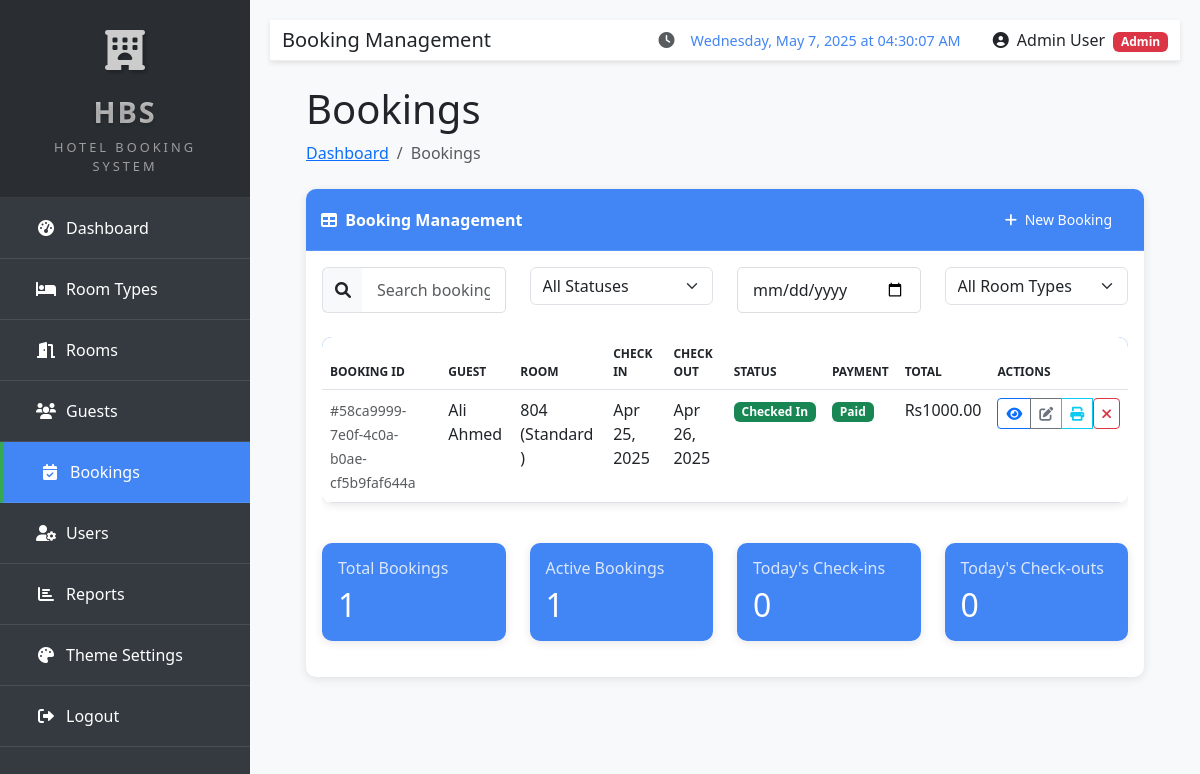
The page /hotel/bookings/ (signed in) on the database as committed earlier.
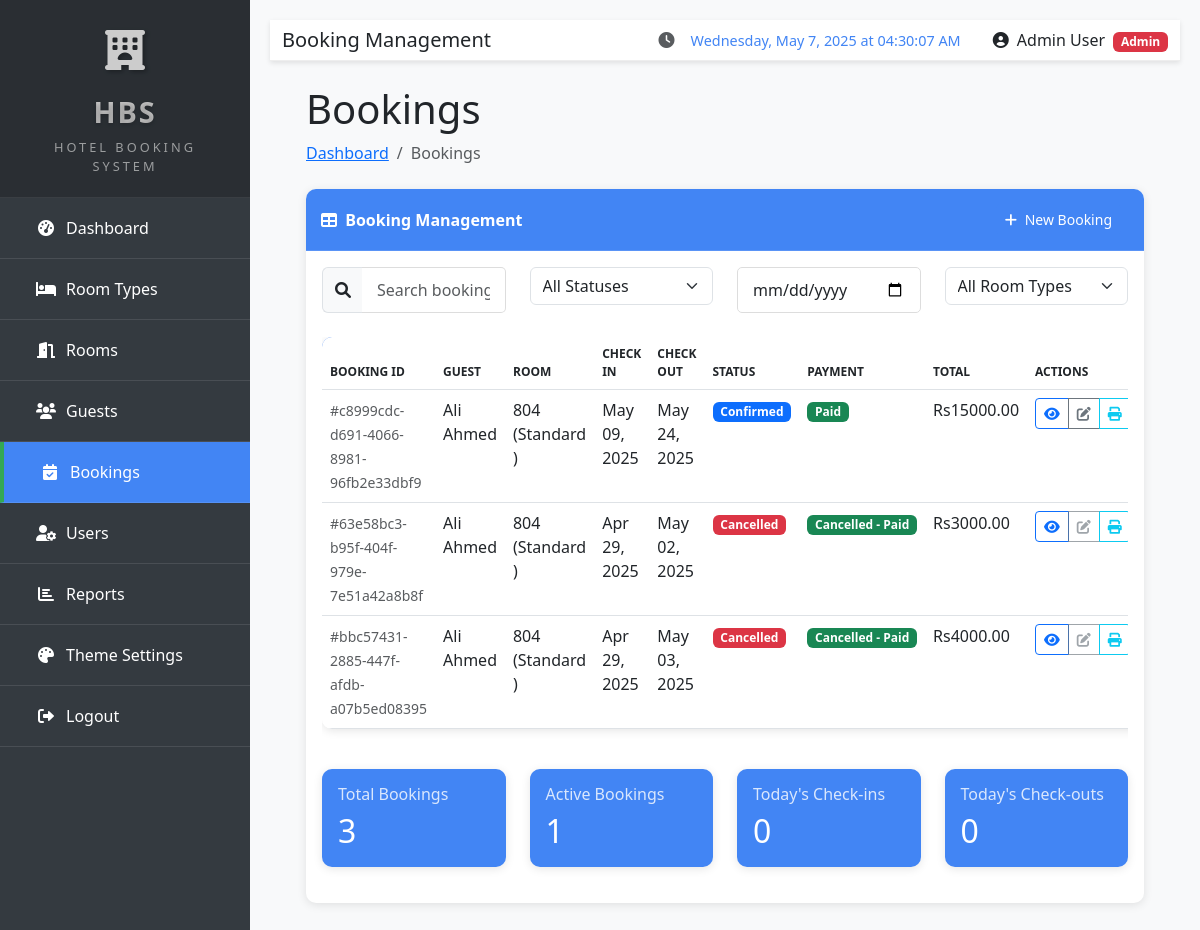
The same page on the database as committed later.
### hotel/models.py (models this page shows, shortened)
class Booking(models.Model):
    STATUS_CHOICES = (
        ('confirmed', 'Confirmed'),
        ('checked_in', 'Checked In'),
        ('checked_out', 'Checked Out'),
        ('cancelled', 'Cancelled'),
        ('no_show', 'No Show'),
    )
    booking_id = models.UUIDField(default=uuid.uuid4, unique=True, editable=False)
    guest = models.ForeignKey(Guest, on_delete=models.CASCADE, related_name='bookings')
    room = models.ForeignKey(Room, on_delete=models.CASCADE, related_name='bookings')
    check_in_date = models.DateField()
    check_out_date = models.DateField()
    status = models.CharField(max_length=20, choices=STATUS_CHOICES, default='confirmed')
    adults = models.PositiveIntegerField(default=1)
    children = models.PositiveIntegerField(default=0)
    total_price = models.DecimalField(max_digits=10, decimal_places=2)
    payment_status = models.BooleanField(default=False)
    special_requests = models.TextField(blank=True)
    created_by = models.ForeignKey(User, on_delete=models.SET_NULL, null=True, related_name='created_bookings')
    created_at = models.DateTimeField(auto_now_add=True)
    updated_at = models.DateTimeField(auto_now=True)

class Guest(models.Model):
    ID_TYPE_CHOICES = [
        ('passport', 'Passport'),
        ('cnic', 'CNIC'),
        ('driving_license', 'Driving License'),
    ]
    COUNTRY_CHOICES = [
        ('PK', 'Pakistan'),
        ('US', 'United States'),
        ('GB', 'United Kingdom'),
        ('CA', 'Canada'),
        ('AU', 'Australia'),
        ('IN', 'India'),
        ('AE', 'United Arab Emirates'),
        ('SA', 'Saudi Arabia'),
    ]
    full_name = models.CharField(max_length=255)
    email = models.EmailField(blank=True)
    phone = models.CharField(max_length=20)
    address = models.TextField(blank=True)
    country = models.CharField(max_length=2, choices=COUNTRY_CHOICES)
    id_type = models.CharField(max_length=50, choices=ID_TYPE_CHOICES)
    id_number = models.CharField(max_length=50)
    id_document = models.ImageField(upload_to='guest_ids/', blank=True, null=True, help_text='Upload ID document (CNIC/Passport)')
    vehicle_number = models.CharField(max_length=50, blank=True)
    notes = models.TextField(blank=True)
    created_at = models.DateTimeField(auto_now_add=True)
    updated_at = models.DateTimeField(auto_now=True)

class Room(models.Model):
    STATUS_CHOICES = (
        ('available', 'Available'),
        ('occupied', 'Occupied'),
        ('maintenance', 'Under Maintenance'),
        ('reserved', 'Reserved'),
    )
    number = models.CharField(max_length=10, unique=True)
    room_type = models.ForeignKey(RoomType, on_delete=models.CASCADE, related_name='rooms')
    status = models.CharField(max_length=20, choices=STATUS_CHOICES, default='available')
    floor = models.PositiveIntegerField()
    notes = models.TextField(blank=True)
    image = models.ImageField(upload_to='rooms/', blank=True, null=True, help_text='Upload a room photo')
    created_at = models.DateTimeField(auto_now_add=True)
    updated_at = models.DateTimeField(auto_now=True)

class RoomType(models.Model):
    name = models.CharField(max_length=100)
    description = models.TextField()
    price_per_night = models.DecimalField(max_digits=10, decimal_places=2)
    capacity = models.PositiveIntegerField(default=1)
    amenities = models.TextField(blank=True)
    created_at = models.DateTimeField(auto_now_add=True)
    updated_at = models.DateTimeField(auto_now=True)

### hotel/views.py (the view, shortened to what this page needs)
# urls.py: path('bookings/', views.booking_list, name='booking_list'),
@login_required
def booking_list(request):
    if hasattr(request.user, 'profile') and request.user.profile.role == 'admin':
        bookings = Booking.objects.all().order_by('-created_at')
    else:
        bookings = Booking.objects.filter(
            Q(status='confirmed') | Q(status='checked_in')
        ).order_by('-created_at')
    search_query = request.GET.get('search')
    if search_query:
        bookings = bookings.filter(
            Q(guest__full_name__icontains=search_query) |
            Q(booking_id__icontains=search_query) |
            Q(room__number__icontains=search_query)
        )
    status_filter = request.GET.get('status')
    if status_filter:
        bookings = bookings.filter(status=status_filter)
    date_filter = request.GET.get('date')
    room_type_filter = request.GET.get('room_type')
    if room_type_filter:
        bookings = bookings.filter(room__room_type_id=room_type_filter)
    room_types = RoomType.objects.all()
    today = timezone.now().date()
    context = {
        'bookings': bookings,
        'room_types': room_types,
        'total_bookings': Booking.objects.count(),
        'active_bookings': Booking.objects.filter(Q(status='confirmed') | Q(status='checked_in')).count(),
        'todays_checkins': Booking.objects.filter(check_in_date=today).count(),
        'todays_checkouts': Booking.objects.filter(check_out_date=today).count(),
    }
    if request.headers.get('X-Requested-With') == 'XMLHttpRequest':
        return render(request, 'hotel/includes/booking_table.html', context)
    return render(request, 'hotel/booking_list.html', context)

### hotel/context_processors.py (called while the page is built)
def theme_settings(request):
    if request.user.is_authenticated:
        try:
            from .models import ThemeSettings
            theme_settings, created = ThemeSettings.objects.get_or_create(user=request.user)
            return {'user_theme_settings': theme_settings}
        except Exception:
            pass
    return {'user_theme_settings': None}

def hotel_info(request):
    try:
        from .models import HotelInfo
        info = HotelInfo.get_info()
        return {'hotel_info': info}
    except Exception:
        pass
    return {'hotel_info': None}

### templates/hotel/booking_list.html (shortened to what this page needs)
{% extends "hotel/base.html" %}
{% load static %}
{% block page_title %}Booking Management{% endblock %}
{% block content %}
<div class="container-fluid px-4">
    <h1 class="mt-4">Bookings</h1>
    <ol class="breadcrumb mb-4">
        <li class="breadcrumb-item"><a href="{% url 'dashboard' %}">Dashboard</a></li>
        <li class="breadcrumb-item active">Bookings</li>
    </ol>
    <div class="card mb-4">
        <div class="card-header">
            <div class="d-flex justify-content-between align-items-center">
                <div>
                    <i class="fas fa-table me-1"></i>
                    Booking Management
                </div>
                <div class="d-flex">
                    {% if user.is_superuser %}
                    <a href="{% url 'booking_create' %}" class="btn btn-primary btn-sm me-2">
                        <i class="fas fa-plus me-1"></i> New Booking
                    </a>
                    {% endif %}
                </div>
            </div>
        </div>
        <div class="card-body">
            <div class="row mb-4">
                <div class="col-md-3">
                    <div class="input-group">
                        <span class="input-group-text">
                            <i class="fas fa-search"></i>
                        </span>
                        <input type="text" id="searchInput" class="form-control" placeholder="Search bookings...">
                    </div>
                </div>
                <div class="col-md-3">
                    <select id="statusFilter" class="form-select">
                        <option value="">All Statuses</option>
                    </select>
                </div>
                <div class="col-md-3">
                    <input type="date" id="dateFilter" class="form-control" placeholder="Filter by date">
                </div>
                <div class="col-md-3">
                    <select id="roomTypeFilter" class="form-select">
                        <option value="">All Room Types</option>
                    </select>
                </div>
            </div>
            <div id="bookingTableContainer">
                {% include "hotel/includes/booking_table.html" %}
            </div>
            <div class="row mt-4">
                <div class="col-md-3">
                    <div class="card bg-primary text-white">
                        <div class="card-body">
                            <h6 class="card-title">Total Bookings</h6>
                            <h2 class="mb-0">{{ total_bookings }}</h2>
                        </div>
                    </div>
                </div>
                <div class="col-md-3">
                    <div class="card bg-success text-white">
                        <div class="card-body">
                            <h6 class="card-title">Active Bookings</h6>
                            <h2 class="mb-0">{{ active_bookings }}</h2>
                        </div>
                    </div>
                </div>
                <div class="col-md-3">
                    <div class="card bg-info text-white">
                        <div class="card-body">
                            <h6 class="card-title">Today's Check-ins</h6>
                            <h2 class="mb-0">{{ todays_checkins }}</h2>
                        </div>
                    </div>
                </div>
                <div class="col-md-3">
                    <div class="card bg-warning text-white">
                        <div class="card-body">
                            <h6 class="card-title">Today's Check-outs</h6>
                            <h2 class="mb-0">{{ todays_checkouts }}</h2>
                        </div>
                    </div>
                </div>
            </div>
        </div>
    </div>
</div>
{% endblock %}

### templates/hotel/includes/booking_table.html (shortened to what the changed rows need)
<div class="table-responsive">
    <table class="table table-hover">
        <thead>
            <tr>
                <th>Booking ID</th>
                <th>Guest</th>
                <th>Room</th>
                <th>Check In</th>
                <th>Check Out</th>
                <th>Status</th>
                <th>Payment</th>
                <th>Total</th>
                <th>Actions</th>
            </tr>
        </thead>
        <tbody>
            {% for booking in bookings %}
            <tr>
                <td><small class="text-muted">#{{ booking.booking_id }}</small></td>
                <td>{{ booking.guest.full_name }}</td>
                <td>{{ booking.room.number }} ({{ booking.room.room_type.name }})</td>
                <td>{{ booking.check_in_date|date:"M d, Y" }}</td>
                <td>{{ booking.check_out_date|date:"M d, Y" }}</td>
                <td>
                    {% if booking.status == 'confirmed' %}
                    <span class="badge bg-primary">Confirmed</span>
                    {% elif booking.status == 'checked_in' %}
                    <span class="badge bg-success">Checked In</span>
                    {% elif booking.status == 'checked_out' %}
                    <span class="badge bg-info">Checked Out</span>
                    {% else %}
                    <span class="badge bg-danger">Cancelled</span>
                    {% endif %}
                </td>
                <td>
                    {% if booking.status == 'cancelled' %}
                        {% if booking.payment_status %}
                        <span class="badge bg-success">Cancelled - Paid</span>
                        {% else %}
                        <span class="badge bg-danger">Cancelled - Unpaid</span>
                        {% endif %}
                    {% elif booking.payment_status %}
                    <span class="badge bg-success">Paid</span>
                    {% else %}
                    <span class="badge bg-warning text-dark">Unpaid</span>
                    <button type="button" class="btn btn-xs btn-success ms-1 mark-paid-btn"
                            data-booking-id="{{ booking.id }}" title="Mark as Paid">
                        <i class="fas fa-check"></i>
                    </button>
                    {% endif %}
                </td>
                <td>Rs{{ booking.total_price }}</td>
                <td>
                    <div class="btn-group">
                        <a href="{% url 'booking_detail' booking.id %}" class="btn btn-sm btn-outline-primary" title="View Details">
                            <i class="fas fa-eye"></i>
                        </a>
                        {% if user.is_superuser %}
                            {% if booking.status != 'cancelled' %}
                            <a href="{% url 'booking_edit' booking.id %}" class="btn btn-sm btn-outline-secondary" title="Edit Booking">
                                <i class="fas fa-edit"></i>
                            </a>
                            <a href="{% url 'booking_receipt_pdf' booking.id %}" class="btn btn-sm btn-outline-info" title="Print Receipt" target="_blank">
                                <i class="fas fa-print"></i>
                            </a>
                            <form method="post" action="{% url 'booking_cancel' booking.id %}" style="display: inline;">
                                <button type="submit" class="btn btn-sm btn-outline-danger" title="Cancel Booking"
                                    onclick="return confirm('Are you sure you want to cancel this booking?');">
                                    <i class="fas fa-times"></i>
                                </button>
                            </form>
                            {% else %}
                            <button class="btn btn-sm btn-outline-secondary" disabled title="Booking is cancelled and read-only">
                                <i class="fas fa-edit"></i>
                            </button>
                            <a href="{% url 'booking_receipt_pdf' booking.id %}" class="btn btn-sm btn-outline-info" title="Print Receipt" target="_blank">
                                <i class="fas fa-print"></i>
                            </a>
                            {% endif %}
                        {% endif %}
                    </div>
                </td>
            </tr>
            {% endfor %}
        </tbody>
    </table>
</div>

Rows that differ between the two databases and show on the page:
removed Booking: booking_id "58ca9999-7e0f-4c0a-b0ae-cf5b9faf644a", guest.full_name "Ali Ahmed", room.number "804", room.room_type.name "Standard", check_in_date "Apr 25, 2025", check_out_date "Apr 26, 2025", status "Checked In", total_price "1000.00"
added Booking: booking_id "c8999cdc-d691-4066-8981-96fb2e33dbf9", guest.full_name "Ali Ahmed", room.number "804", room.room_type.name "Standard", check_in_date "May 09, 2025", check_out_date "May 24, 2025", status "Confirmed", total_price "15000.00"
added Booking: booking_id "63e58bc3-b95f-404f-979e-7e51a42a8b8f", guest.full_name "Ali Ahmed", room.number "804", room.room_type.name "Standard", check_in_date "Apr 29, 2025", check_out_date "May 02, 2025", status "Cancelled", total_price "3000.00"
added Booking: booking_id "bbc57431-2885-447f-afdb-a07b5ed08395", guest.full_name "Ali Ahmed", room.number "804", room.room_type.name "Standard", check_in_date "Apr 29, 2025", check_out_date "May 03, 2025", status "Cancelled", total_price "4000.00"
Other text that changed with them:
{{ total_bookings }}: "1" → "3"
